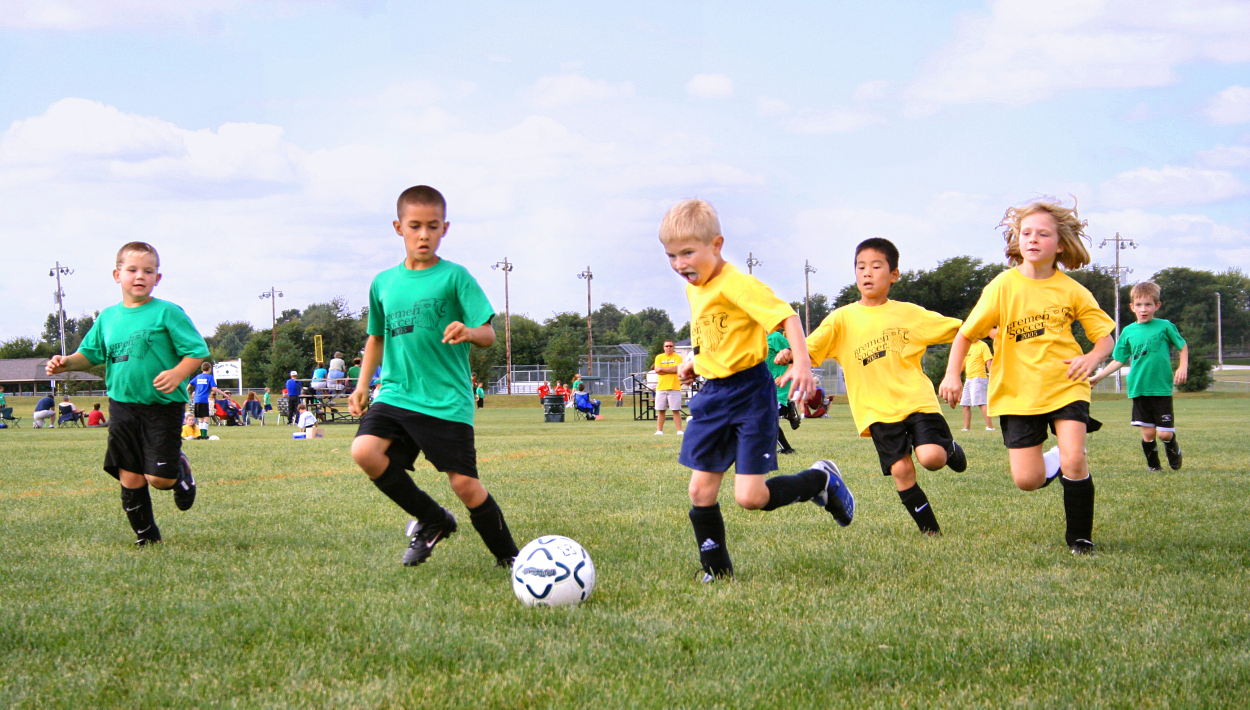
#> input picture kids.jpg, 2500 x 1419 px (shown at 1/2 size)
$ python image_search.py
#> lines starting #> are read from the running program, lines starting #| are printed output that depends on the picture
import cv2 as cv
import numpy as np
from matplotlib import pyplot as plt

img = cv.imread('kids.jpg',0)
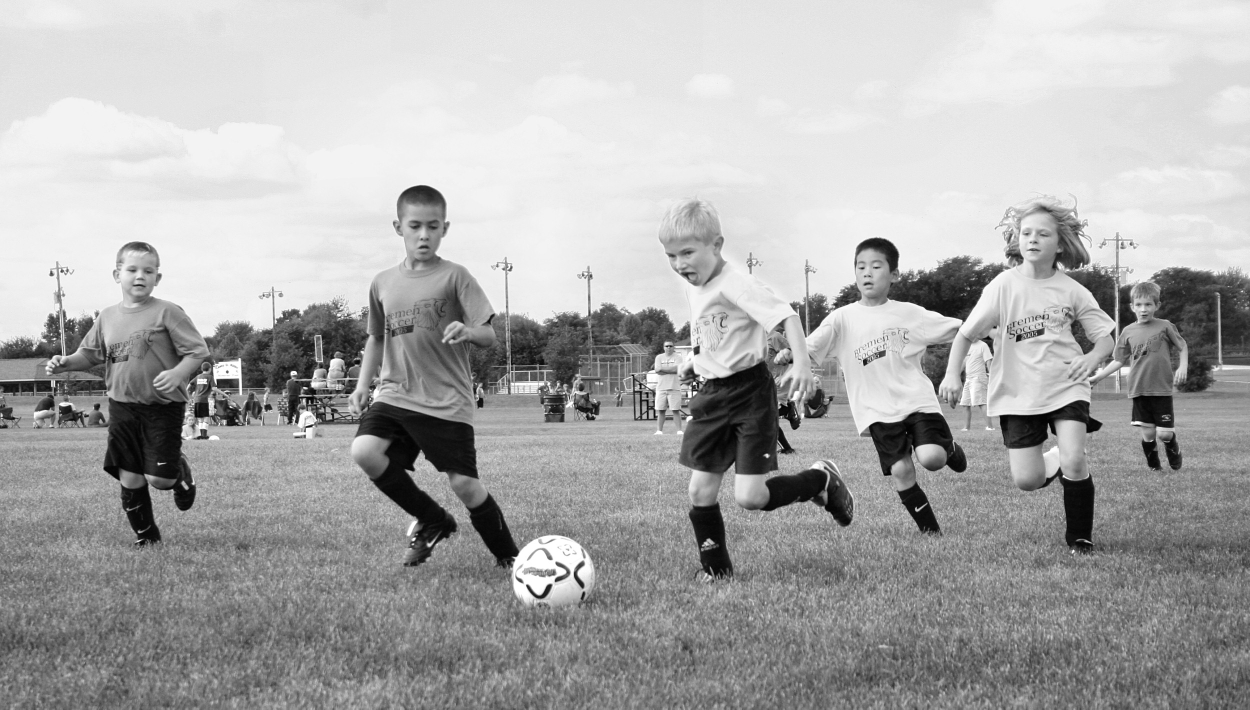
#> img: shape (1419, 2500) (shown at 1/2 size); min 0, max 255, mean 170.4
img2 = img.copy()
template = cv.imread('k1.png',0)
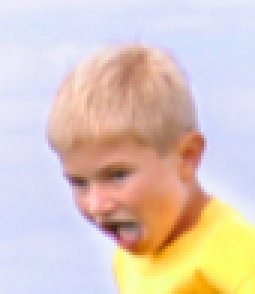
#> input picture k1.png, 85 x 98 px (shown 3 times larger)
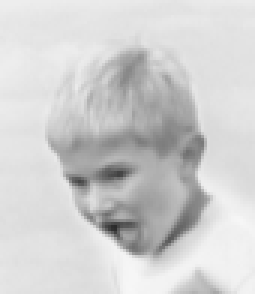
#> template: shape (98, 85) (shown 3 times larger); min 43, max 247, mean 207.8
w, h = template.shape
#> w = 98; h = 85

methods = ['cv.TM_CCOEFF', 'cv.TM_CCOEFF_NORMED', 'cv.TM_CCORR',
            'cv.TM_CCORR_NORMED', 'cv.TM_SQDIFF', 'cv.TM_SQDIFF_NORMED']

for meth in methods:
    img = img2.copy()
    method = eval(meth)
    res = cv.matchTemplate(img,template,method)
    min_val, max_val, min_loc, max_loc = cv.minMaxLoc(res)
    if method in [cv.TM_SQDIFF, cv.TM_SQDIFF_NORMED]:
        top_left = min_loc
    else:
        top_left = max_loc
    bottom_right = (top_left[0] + w, top_left[1] + h)
    cv.rectangle(img,top_left, bottom_right, (255,255,0), 2)
    img = cv.resize(img,(1300,600))
    plt.subplot(121),plt.imshow(res,cmap = 'gray')
    plt.title('Matching Result'), plt.xticks([]), plt.yticks([])
    plt.subplot(122),plt.imshow(img,cmap = 'gray')
    plt.title('Detected Point'), plt.xticks([]), plt.yticks([])
    plt.suptitle(meth)
    plt.show()
#> this loop made 6 passes
#> (min_val, max_val, min_loc, top_left, bottom_right) on passes 1 to 4: (-13083283, 12205928, (800, 895), (1577, 574), (1675, 659)), (-0.612, 0.648, (800, 895), (1577, 574), (1675, 659)), (32247944, 419929536, (266, 809), (109, 202), (207, 287)), (0.527, 0.99, (787, 838), (436, 318), (534, 403))
#> (min_val, max_val, max_loc, top_left, bottom_right) on passes 5 to 6: (9000640, 307854624, (265, 809), (2048, 714), (2146, 799)), (0.0248, 1, (1868, 512), (2046, 715), (2144, 800))
#> pass 1, `res = cv.matchTemplate(img,template,method)`:
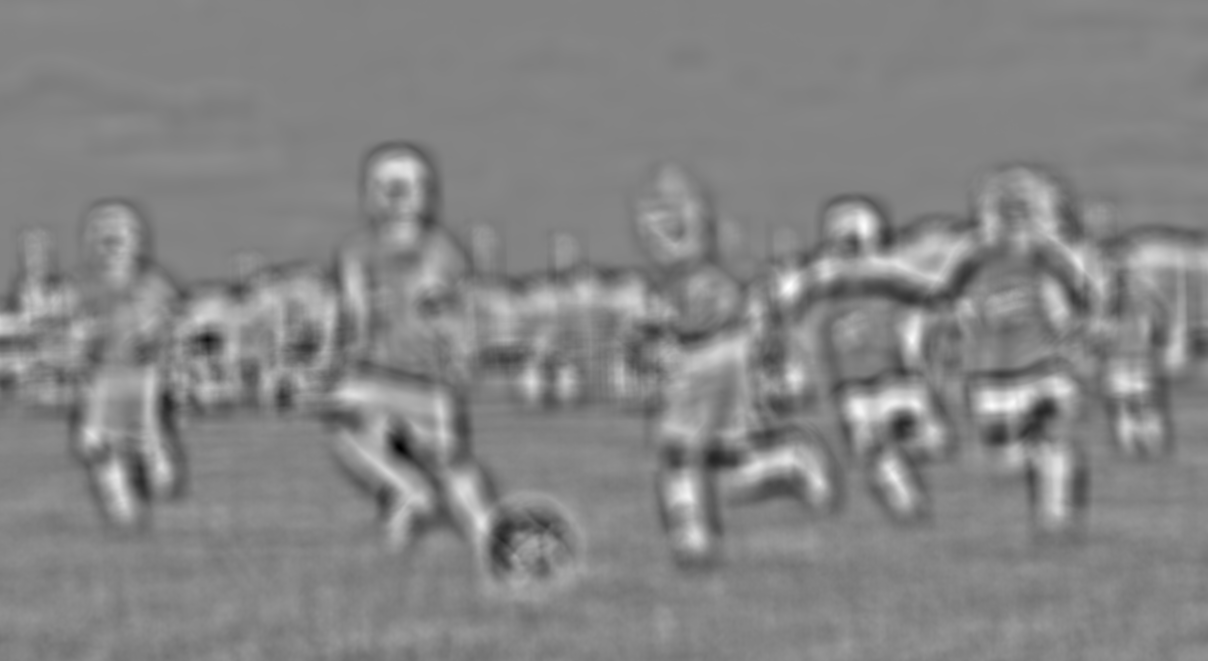
#> res: shape (1322, 2416) float32 (shown at 1/2 size); min -13083283, max 12205928, mean 71681.1; drawn with min black and max white
#> pass 1, `img = cv.resize(img,(1300,600))`:
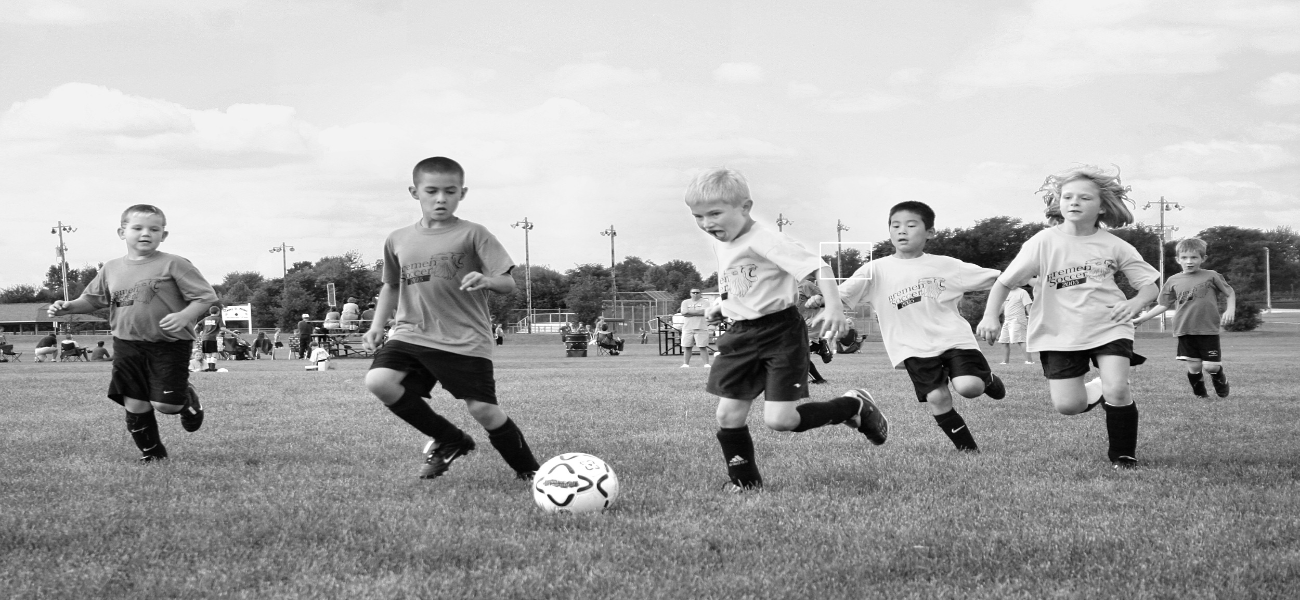
#> img: shape (600, 1300); min 0, max 255, mean 170.3
#> pass 3, `res = cv.matchTemplate(img,template,method)`:
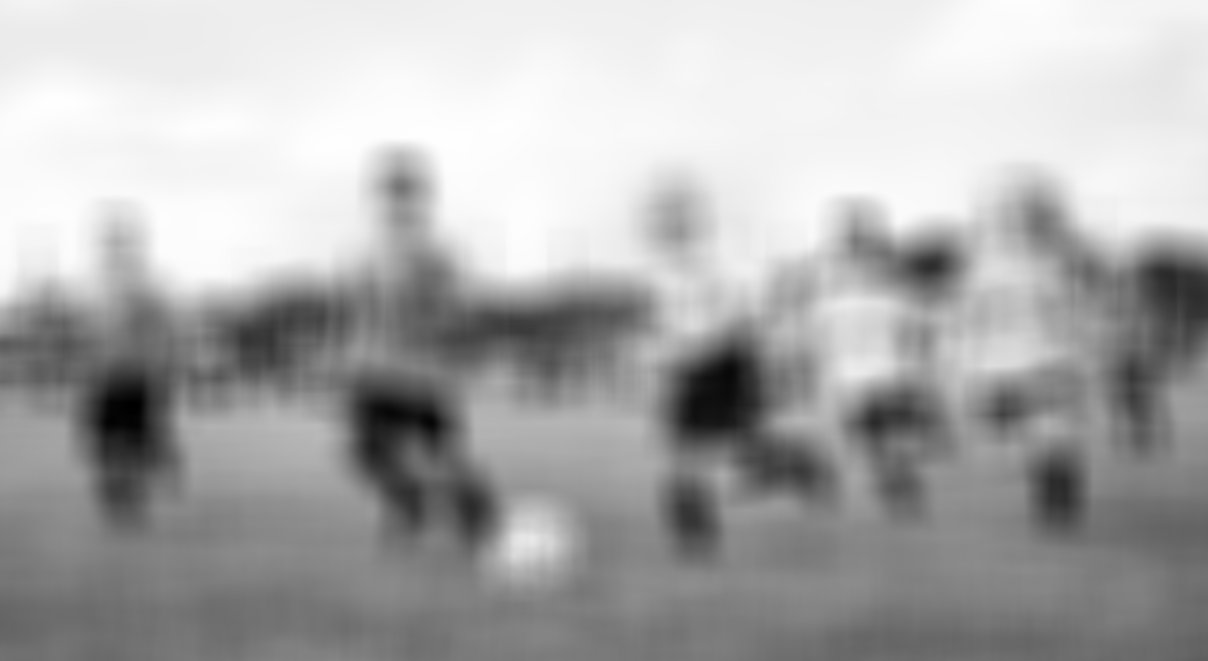
#> res: shape (1322, 2416) float32 (shown at 1/2 size); min 32247944, max 419929536, mean 294509536; drawn with min black and max white
#> after the loop:
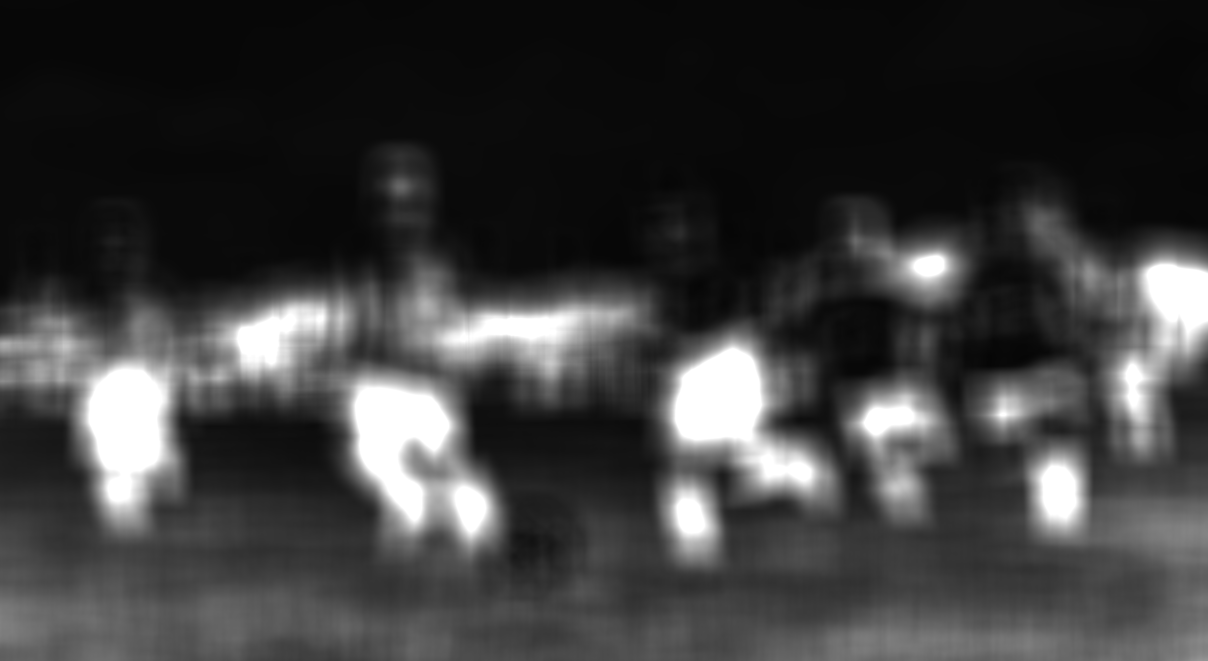
#> res: shape (1322, 2416) float32 (shown at 1/2 size); min 0.0248, max 1, mean 0.235
